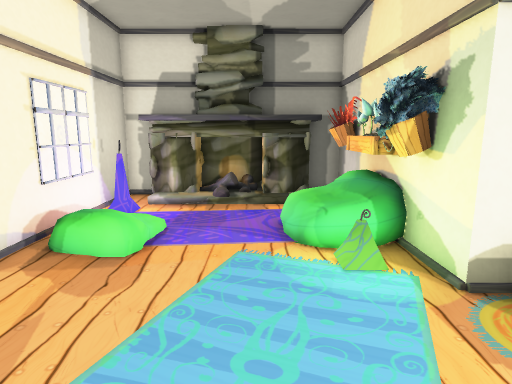
[1] (above)

12 first-person views from a walk through a Unity game level. The camera is 1.3 m above the floor, tilts 10° down and sees 75° across. Doors are open. The floor is counted in squares, 0.5 m on a side. Each view is taken from the middle of a square. On the plan, view 1 faces up. The plan holds only what a view shows up to about 20 squares ahead; the rest is blank. The place goes on beyond the plan. The player character is not drawn. Some surface patterns are stand-ins.

[2]
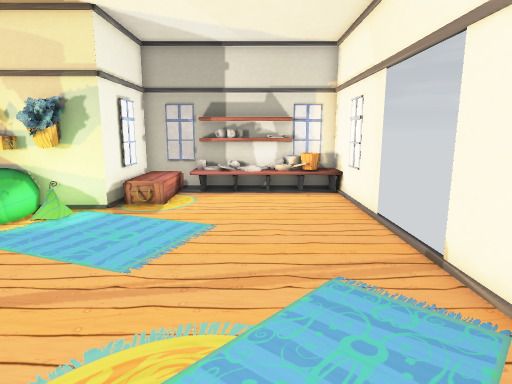

[3]
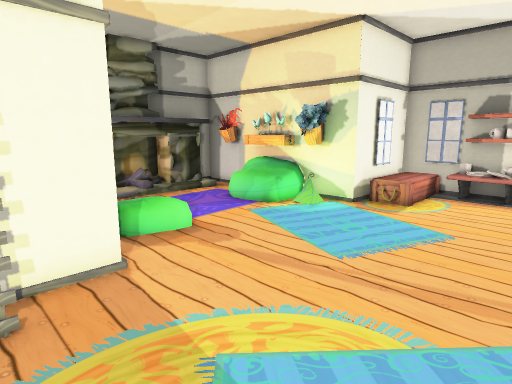

[4]
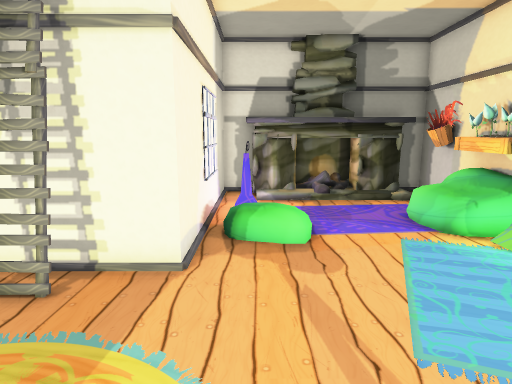

[5]
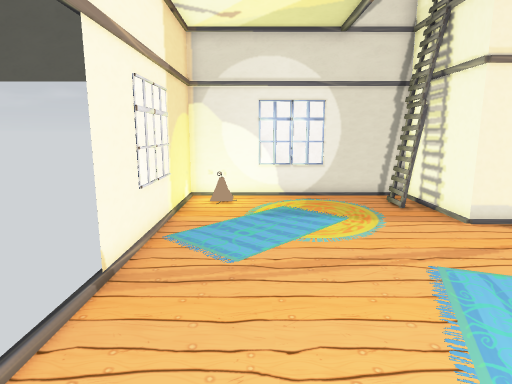

[6]
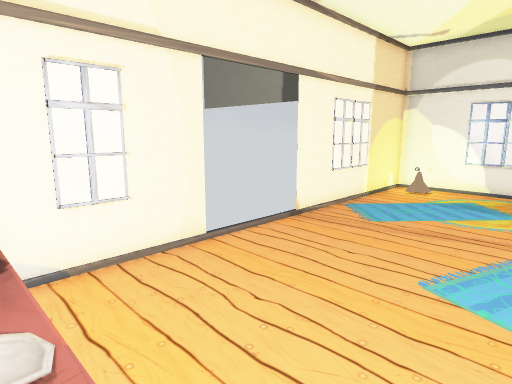

[7]
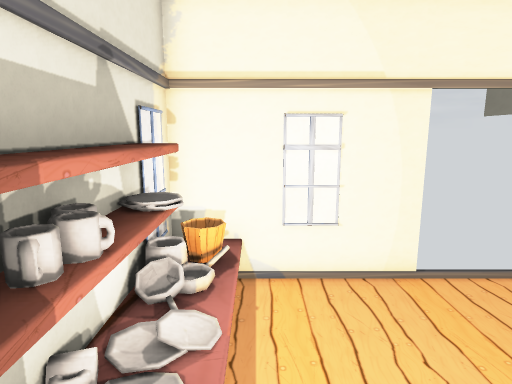

[8]
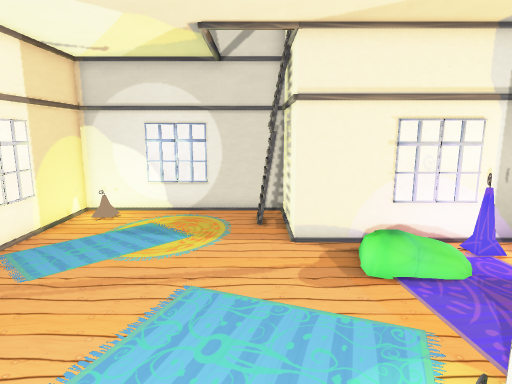

[9]
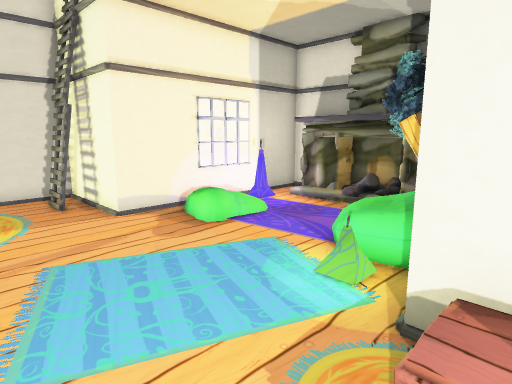

[10]
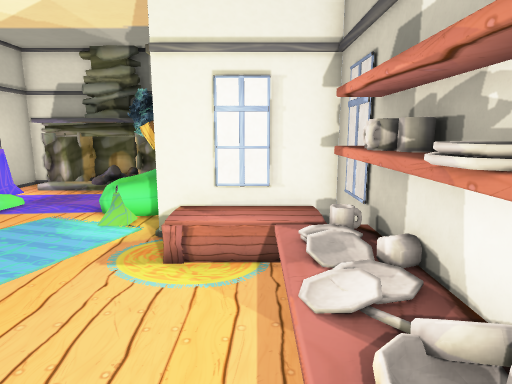

[11]
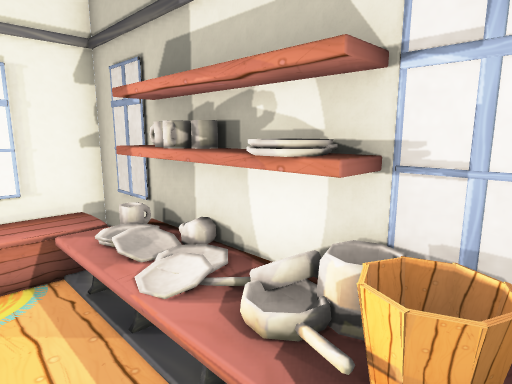

[12]
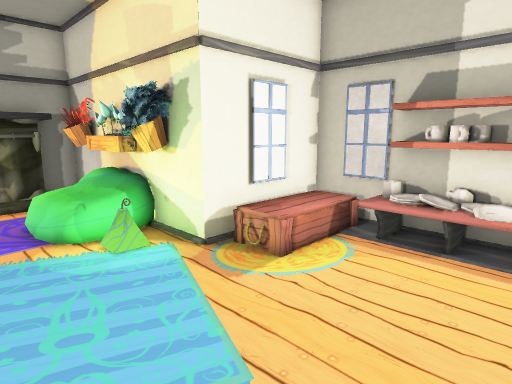

### Floor plan
Key: @ floor where view 1 was taken; # wall or solid block; . main floor; : floor 0.25 m higher than the main floor; + floor 0.5 m higher than the main floor; / step, stairs or slope; D open door; B bread; U bucket; L lamp; C chest; A bag; O other object.
Columns run from 10 left of view 1 to 8 right of it. Each row starts with its distance up from view 1.
 14      #OO#OOOO##
 13      #OOOOOOOB#
 12      #......BUB
 11      #L......C#
 10      #......AO#
  9      # //..OAO#
  8      # /...OAC#
  7      #.:....OUO
  6     ##......LO#
  5 #####.........#####
  4 ####.......... ++ #
  3 #.............. ./#
  2 #.  .............OO
  1 #. ..............OO
  0 #.........@......OO
 -1 #................OO
 -2 #L...............OO
 -3 # ............... #
 -4 ########DDDDD######

Positions as (right, up) in squares from view 1, and headings:
1: (0, 0), facing up
2: (-8, 0), facing right
3: (-8, -1), facing up-right
4: (-4, -1), facing up
5: (4, -1), facing left
6: (7, 3), facing down-left
7: (6, 4), facing down
8: (5, 4), facing left
9: (5, 1), facing up-left
10: (6, -3), facing up
11: (5, -3), facing up-right
12: (-1, -1), facing up-right
